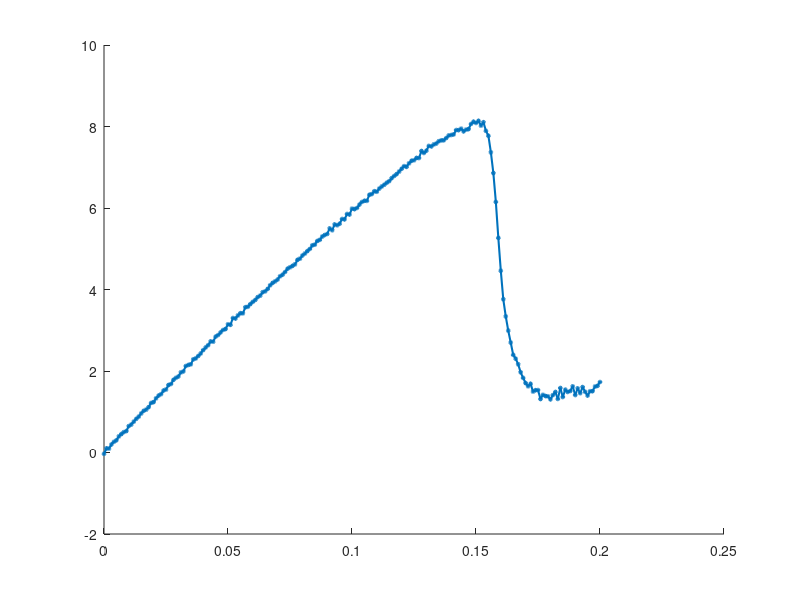

The MATLAB source for this figure: (Note: this script raises an error after producing the figure.)
%% MD-Lab2 LAMMPS
clear; clc; close all;

%% Tutorial 3
path(path,'C:\Users\Ryan Melander\Desktop\ME 556\Labs_ME556\MD-Lab-2-LAMMPS\tutorial 3 files')
A = importdata('Al_SC_100.def1.txt',' ',1);
A = A.data;
strain = A(:,1);
stress = A(:,2:4);
hold on
for i = 1:1
    figure(1)
    plot(strain,stress(:,i),'-o','MarkerSize',2,'LineWidth',1.5)
end
FS = 10;
text(strain(1,1),stress(1,1)+1,'(1)',Clipping='on',FontSize=FS,FontWeight='bold')
text(strain(75,1),stress(75,1)+1,'(2)',Clipping='on',FontSize=FS,FontWeight='bold')
text(strain(150,1),stress(150,1)+0.5,'(3)',Clipping='on',FontSize=FS,FontWeight='bold')
text(strain(165,1),stress(165,1)+1,'(4)',Clipping='on',FontSize=FS,FontWeight='bold')
text(strain(191,1),stress(191,1)+1,'(5)',Clipping='on',FontSize=FS,FontWeight='bold')
xlabel('Strain')
ylabel('Stress (GPa)')
xlim([0 0.2])
ylim([0 10])
set(gcf,'position',[400,400,450,350])
% saveas(gcf,'tutorial-3.png')

%% Tutorial 5
% ovito figure

%% Part 3
path(path,'C:\Users\Ryan Melander\Desktop\ME 556\Labs_ME556\MD-Lab-2-LAMMPS\part-3')
% 125 K
E125 = importdata('125K.txt','\t',2);
E125 = E125.data;
E125 = E125(:,1:3);
E125totavg = sum(E125,1)/101;
tstep = [0.0001 0.001 0.01];
S125 = std(E125,0,1);
% 150 K
E150 = importdata('150K.txt','\t',2);
E150 = E150.data;
E150totavg = sum(E150,1)/101;
S150 = std(E150,0,1);
% 175 K
E175 = importdata('175K.txt','\t',2);
E175 = E175.data;
E175totavg = sum(E175,1)/101;
S175 = std(E175,0,1);
LW = 0.7;
figure(2)
hold on
semilogx(tstep,E125totavg,'--ob','MarkerSize',5,'LineWidth',LW,'MarkerFaceColor','b')
semilogx(tstep,E150totavg,'--or','MarkerSize',5,'LineWidth',LW,'MarkerFaceColor','r')
semilogx(tstep,E175totavg,'--ok','MarkerSize',5,'LineWidth',LW,'MarkerFaceColor','k')
xlabel('Timestep (ps)')
ylabel('Average Total Energy (eV)')
lgd = legend('125 K','150 K','175 K');
title(lgd,'Temperature')
set(gcf,'position',[400,400,450,350])
% saveas(gcf,'part3_1.png')
figure(3)
hold on
semilogx(tstep,S125,'--ob','MarkerSize',5,'LineWidth',LW,'MarkerFaceColor','b')
semilogx(tstep,S150,'--or','MarkerSize',5,'LineWidth',LW,'MarkerFaceColor','r')
semilogx(tstep,S175,'--ok','MarkerSize',5,'LineWidth',LW,'MarkerFaceColor','k')
xlabel('Timestep (ps)')
ylabel('Standard Deviation')
lgd = legend('125 K','150 K','175 K');
title(lgd,'Temperature')
set(gcf,'position',[400,400,450,350])
% saveas(gcf,'part3_2.png')

%% part 4
path(path,'C:\Users\Ryan Melander\Desktop\ME 556\Labs_ME556\MD-Lab-2-LAMMPS\part-4')
n2 = importdata('n2.txt','\t',2);
n2 = n2.data;
n2 = var(n2,0,1);
n4 = importdata('n4.txt','\t',2);
n4 = n4.data;
n4 = var(n4,0,1);
n6 = importdata('n6.txt','\t',2);
n6 = n6.data;
n6 = var(n6,0,1);
n8 = importdata('n8.txt','\t',2);
n8 = n8.data;
n8 = var(n8,0,1);
n10 = importdata('n10.txt','\t',2);
n10 = n10.data;
n10 = var(n10,0,1);

na = 1./[32 256 864 2048 4000];
tv = [n2;n4;n6;n8;n10].';

figure(4)
hold on
for i = 1:12
   semilogx(na,tv(i,:),'--o','MarkerSize',3.5,'LineWidth',0.6)
end
legend('125','130','135','140','145','150','155','160','165','170','175','180'...
    ,'Location','northwest')
xlabel('1/Number of Atoms')
ylabel('Temperature Variance')
set(gcf,'position',[400,400,550,400])
% saveas(gcf,'part4.png')


















